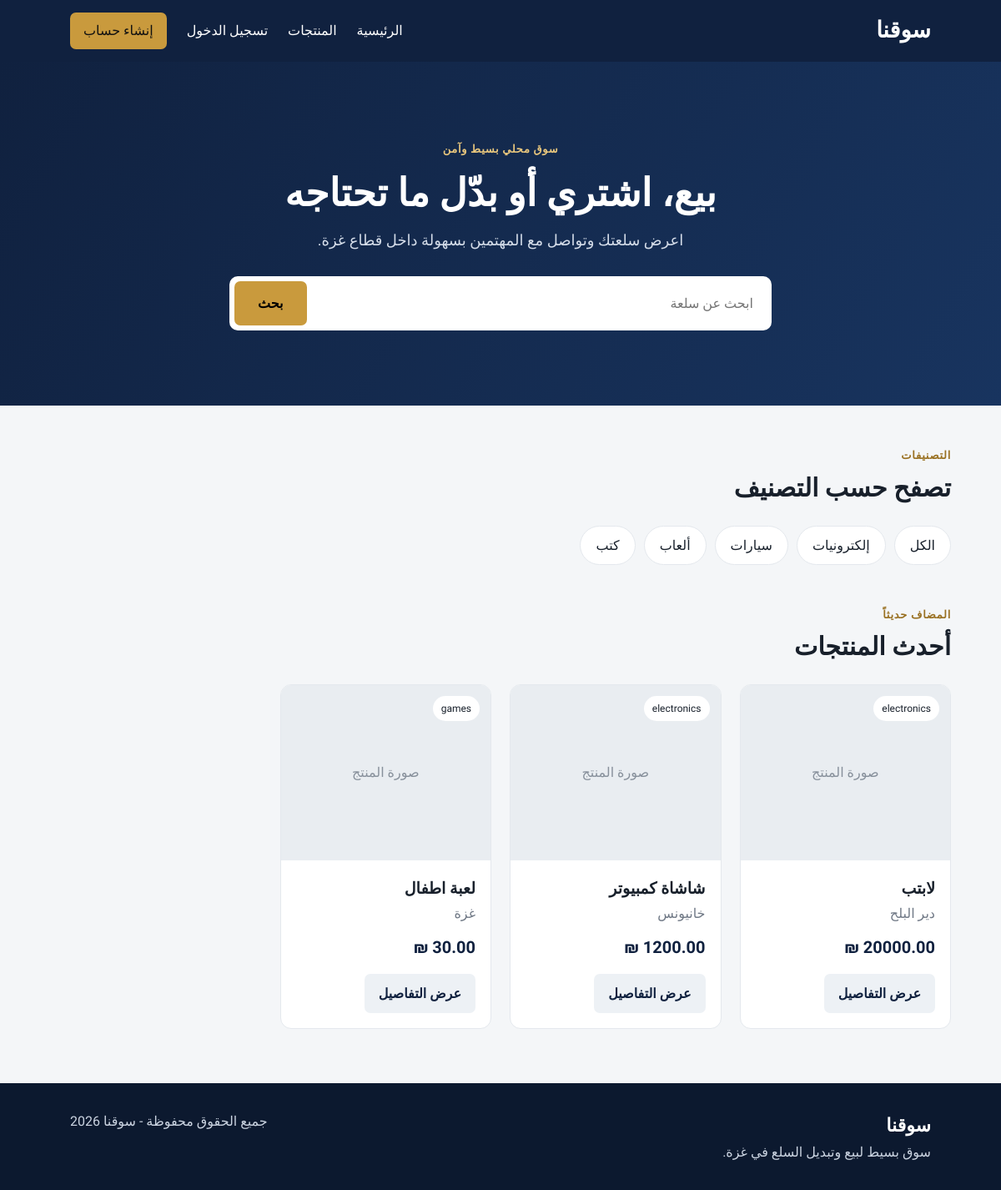
Page /home/ on the earlier database version.
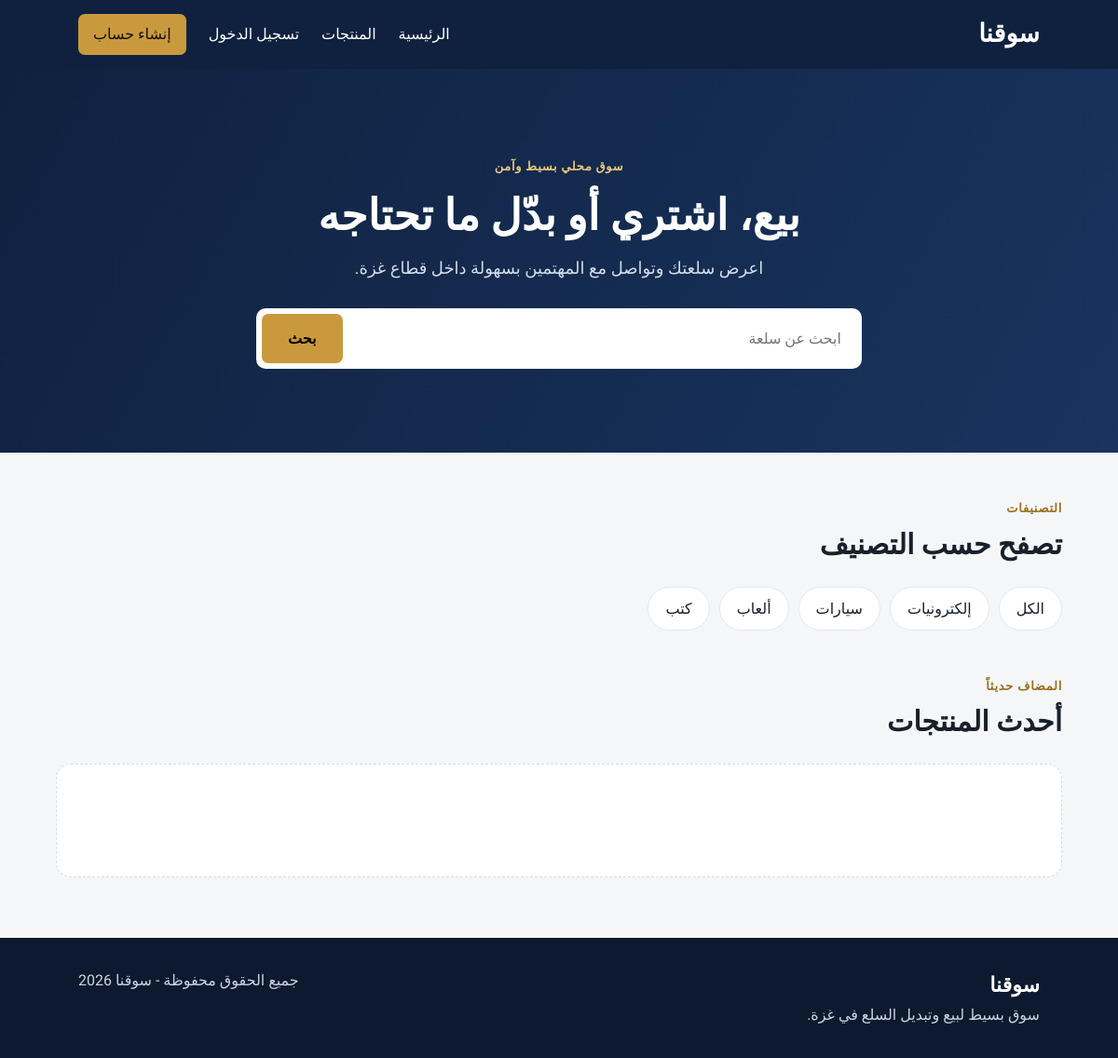
Same page on the later database version.
### products/models.py (models this page shows, shortened)
class Product(models.Model):
    CATEGORY_CHOICES = [
        ("electronics", "Electronics"),
        ("books", "Books"),
        ("games", "Games"),
        ("cars", "Cars"),
    ]
    owner = models.ForeignKey(User, on_delete=models.CASCADE)
    name = models.CharField(max_length=150)
    description = models.TextField()
    price = models.DecimalField(max_digits=10, decimal_places=2)
    category = models.CharField(max_length=50,choices=CATEGORY_CHOICES)
    location = models.CharField(max_length=100)
    created_at = models.DateTimeField(auto_now_add=True)

### products/views.py (the view)
# urls.py: path("home/", views.home, name="home"),
def home(request):
    products = Product.objects.order_by("-created_at")[:3]
    return render(request, "home.html", {"products": products})

### templates/home.html (shortened to what this page needs)
{% extends 'base.html' %}
{% block content %}
<section class="hero">
    <div class="hero-content">
        <span class="eyebrow">سوق محلي بسيط وآمن</span>
        <h1>بيع، اشتري أو بدّل ما تحتاجه</h1>
        <p>اعرض سلعتك وتواصل مع المهتمين بسهولة داخل قطاع غزة.</p>
        <form class="search-bar" action="{% url 'search' %}" method="GET">
        <input type="text" name="search" placeholder="ابحث عن سلعة">
        <button type="submit">بحث</button>
        </form>
    </div>
</section>
<section class="container">
    <div class="section-head">
        <div>
            <span class="eyebrow dark">التصنيفات</span>
            <h2>تصفح حسب التصنيف</h2>
        </div>
    </div>
    <div class="categories">
        <a href="{% url 'products' %}">الكل</a>
        <a href="{% url 'category_products' 'electronics' %}">إلكترونيات</a>
        <a href="{% url 'category_products' 'cars' %}">سيارات</a>
        <a href="{% url 'category_products' 'games' %}">ألعاب</a>
        <a href="{% url 'category_products' 'books' %}">كتب</a>
    </div>
    <div class="section-head">
        <div>
            <span class="eyebrow dark">المضاف حديثاً</span>
            <h2>أحدث المنتجات</h2>
        </div>
    </div>
    <div class="product-grid">
        {% for product in products %}
        <article class="product-card">
            <div class="product-media">
                {% with first_image=product.images.first %}
                    {% if first_image %}
                        <img src="{{ first_image.image.url }}"
                        alt="{{ product.name }}">
                    {% else %}
                    <div class="image-placeholder">صورة المنتج</div>
                    {% endif %}
                {% endwith %}
                <span class="badge">{{ product.category }}</span>
            </div>
            <div class="product-body">
                <h3>{{ product.name }}</h3>
                <p class="muted">{{ product.location }}</p>
                {% if product.price %}
                    <p class="price">{{ product.price }} ₪</p>
                {% else %}
                    <p class="price">للتبديل</p>
                {% endif %}
                <a class="btn secondary" href="{% url 'product_detail' product.id %}">عرض التفاصيل</a>
            </div>
        </article>
        {% empty %}
        <div class="empty-state">
        </div>
        {% endfor %}
    </div>
</section>
{% endblock %}

Differences in the rows shown:
removed Product: category "electronics", name "لابتب", location "دير البلح"
removed Product: category "electronics", name "شاشاة كمبيوتر", location "خانيونس"
removed Product: category "games", name "لعبة اطفال", location "غزة"
